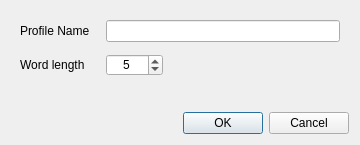
<?xml version="1.0" encoding="UTF-8"?>
<ui version="4.0">
 <class>NewProfile</class>
 <widget class="QDialog" name="NewProfile">
  <property name="windowModality">
   <enum>Qt::WindowModality::WindowModal</enum>
  </property>
  <property name="geometry">
   <rect>
    <x>0</x>
    <y>0</y>
    <width>360</width>
    <height>145</height>
   </rect>
  </property>
  <property name="sizePolicy">
   <sizepolicy hsizetype="Fixed" vsizetype="Fixed">
    <horstretch>0</horstretch>
    <verstretch>0</verstretch>
   </sizepolicy>
  </property>
  <property name="windowTitle">
   <string>Create New Profile</string>
  </property>
  <layout class="QVBoxLayout" name="verticalLayout">
   <item>
    <widget class="QFrame" name="newProfileFrame">
     <layout class="QFormLayout" name="formLayout">
      <property name="horizontalSpacing">
       <number>16</number>
      </property>
      <property name="verticalSpacing">
       <number>12</number>
      </property>
      <item row="0" column="0">
       <widget class="QLabel" name="nameLabel">
        <property name="text">
         <string>Profile Name</string>
        </property>
       </widget>
      </item>
      <item row="0" column="1">
       <widget class="QLineEdit" name="nameEdit"/>
      </item>
      <item row="1" column="0">
       <widget class="QLabel" name="lengthLabel">
        <property name="text">
         <string>Word length</string>
        </property>
       </widget>
      </item>
      <item row="1" column="1">
       <widget class="QSpinBox" name="lengthSpinBox">
        <property name="sizePolicy">
         <sizepolicy hsizetype="Fixed" vsizetype="Fixed">
          <horstretch>0</horstretch>
          <verstretch>0</verstretch>
         </sizepolicy>
        </property>
        <property name="styleSheet">
         <string notr="true">padding: 0px 8px;</string>
        </property>
        <property name="alignment">
         <set>Qt::AlignmentFlag::AlignCenter</set>
        </property>
        <property name="minimum">
         <number>3</number>
        </property>
        <property name="maximum">
         <number>12</number>
        </property>
        <property name="value">
         <number>5</number>
        </property>
       </widget>
      </item>
     </layout>
    </widget>
   </item>
   <item>
    <widget class="QDialogButtonBox" name="buttonBox">
     <property name="orientation">
      <enum>Qt::Orientation::Horizontal</enum>
     </property>
     <property name="standardButtons">
      <set>QDialogButtonBox::StandardButton::Cancel|QDialogButtonBox::StandardButton::Ok</set>
     </property>
    </widget>
   </item>
  </layout>
 </widget>
 <resources/>
 <connections>
  <connection>
   <sender>buttonBox</sender>
   <signal>accepted()</signal>
   <receiver>NewProfile</receiver>
   <slot>accept()</slot>
   <hints>
    <hint type="sourcelabel">
     <x>248</x>
     <y>254</y>
    </hint>
    <hint type="destinationlabel">
     <x>157</x>
     <y>274</y>
    </hint>
   </hints>
  </connection>
  <connection>
   <sender>buttonBox</sender>
   <signal>rejected()</signal>
   <receiver>NewProfile</receiver>
   <slot>reject()</slot>
   <hints>
    <hint type="sourcelabel">
     <x>316</x>
     <y>260</y>
    </hint>
    <hint type="destinationlabel">
     <x>286</x>
     <y>274</y>
    </hint>
   </hints>
  </connection>
 </connections>
</ui>
